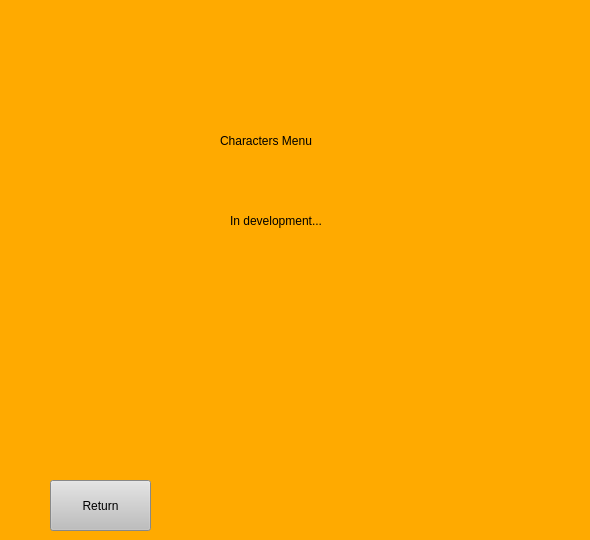
    <widget class="QWidget" name="Characters_Menu_Page">
     <property name="styleSheet">
      <string notr="true">background-color: rgb(255, 170, 0);</string>
     </property>
     <widget class="QLabel" name="label_18">
      <property name="geometry">
       <rect>
        <x>230</x>
        <y>200</y>
        <width>351</width>
        <height>41</height>
       </rect>
      </property>
      <property name="styleSheet">
       <string notr="true">font: 900 30pt &quot;Segoe UI&quot;;
color: rgb(0, 0, 0);
background-color: rgb(255, 170, 0);</string>
      </property>
      <property name="text">
       <string>In development...</string>
      </property>
     </widget>
     <widget class="QLabel" name="label_17">
      <property name="geometry">
       <rect>
        <x>220</x>
        <y>120</y>
        <width>351</width>
        <height>41</height>
       </rect>
      </property>
      <property name="styleSheet">
       <string notr="true">font: 900 30pt &quot;Segoe UI&quot;;
color: rgb(0, 0, 0);
background-color: rgb(255, 170, 0);</string>
      </property>
      <property name="text">
       <string>Characters Menu</string>
      </property>
     </widget>
     <widget class="QPushButton" name="pushButton_31">
      <property name="geometry">
       <rect>
        <x>50</x>
        <y>480</y>
        <width>101</width>
        <height>51</height>
       </rect>
      </property>
      <property name="styleSheet">
       <string notr="true">background-color: rgb(190, 190, 190);
color: rgb(0, 0, 0);
font: 900 12pt &quot;Segoe UI&quot;;</string>
      </property>
      <property name="text">
       <string>Return</string>
      </property>
     </widget>
    </widget>
